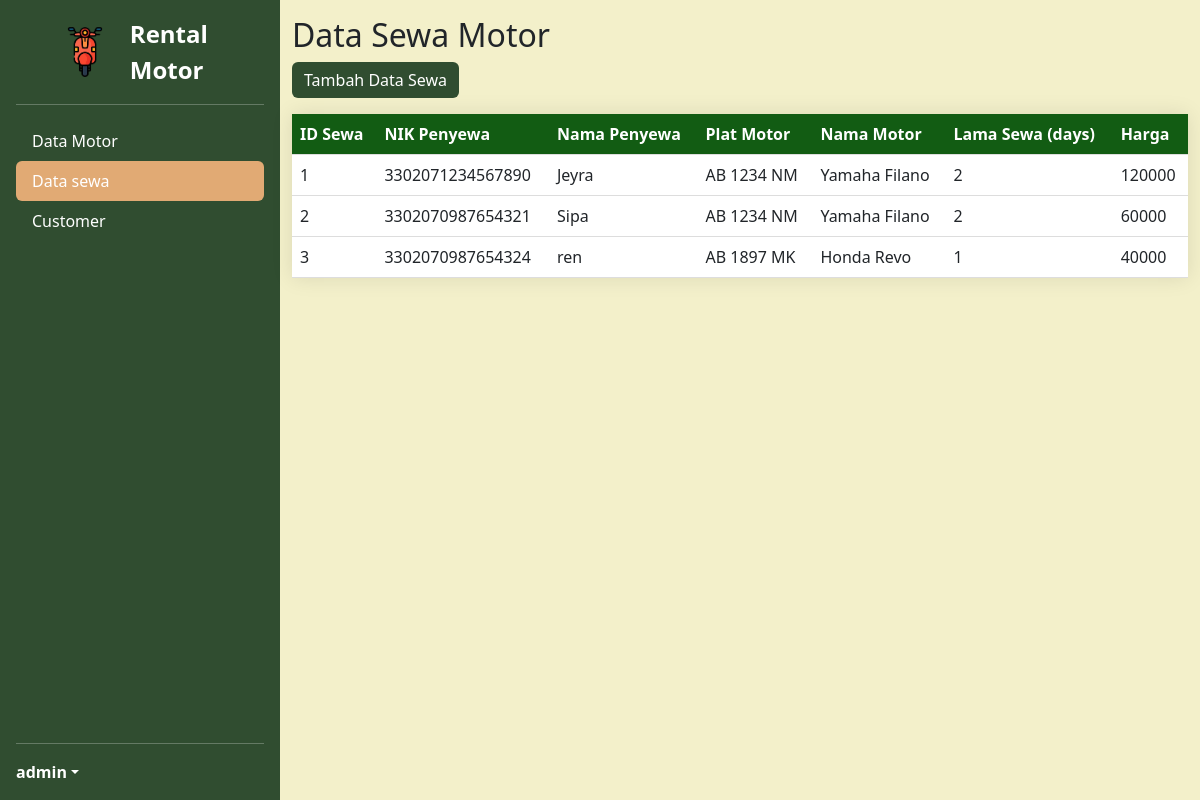
Page /index.php/sewa on the committed database.
### tables this page shows
CREATE TABLE `sewa` (
  `Id_sewa` int(11) NOT NULL,
  `NIK_Penyewa` varchar(16) NOT NULL,
  `Nama_Penyewa` varchar(100) NOT NULL,
  `Plat_Motor` varchar(12) NOT NULL,
  `Merk_Tipe_Motor` varchar(50) NOT NULL,
  `Lama_Sewa_Hari` int(11) NOT NULL,
  `Harga` int(11) NOT NULL
);

### application/controllers/Sewa.php (called while the page is built, shortened)
<?php
class Sewa extends CI_Controller {
    function __construct() {
        $this->load->model('M_sewa');
        $this->load->library('session');
    }
    public function index() {
        $data['sewa_data'] = $this->M_sewa->get_sewa();
        $this->load->view('data_sewa', $data);
    }
}

### index.php (called while the page is built, shortened)
<?php
require_once BASEPATH.'core/CodeIgniter.php';

### application/models/M_sewa.php (called while the page is built, shortened)
<?php
class M_sewa extends CI_Model {
    public function get_sewa($id = '') {
        if ($id == '') {
            return $this->db->get('sewa')->result();
        } else {
            $this->db->where('Id_sewa', $id);
            return $this->db->get('sewa')->result();
        }
    }
}

### application/views/data_sewa.php (the view, shortened to what this page needs)
<?php
$active_page = 'datasewa';
?>
<!DOCTYPE html>
<html lang="en">
<head>
    <link href="https://cdn.jsdelivr.net/npm/bootstrap@5.3.0/dist/css/bootstrap.min.css" rel="stylesheet">
</head>
<body class="d-flex">
    <div class="d-flex flex-column flex-shrink-0 p-3 text-bg-dark" style="width: 280px; min-height: 100vh;">
        <a href="/" class="d-flex align-items-center mb-3 mb-md-0 me-md-auto text-white text-decoration-none">
            <svg class="bi pe-none me-2" width="40" height="32"><use xlink:href="#bootstrap"></use></svg>
            <span class="fs-4 ">
            <img src="/project_uas/assets/logomotor.png" alt="Logo" width="50" height="50">
            Rental Motor
            </span>
        </a>
        <hr>
        <ul class="nav nav-pills flex-column mb-auto">
            <li class="nav-item">
                <a href="<?php echo base_url('index.php/data_motor'); ?>" class="nav-link text-white">Data Motor</a>
            </li>
            <li class="nav-item">
                <a href="<?php echo base_url('index.php/sewa'); ?>" class="nav-link text-white <?php echo ($active_page == 'datasewa') ? 'active' : ''; ?>">Data sewa</a>
            </li>
            <li class="nav-item">
                <a href="<?php echo base_url('index.php/customer'); ?>" class="nav-link text-white">Customer</a>
            </li>
        </ul>
        <hr>
        <div class="dropdown">
            <a href="#" class="d-flex align-items-center text-white text-decoration-none dropdown-toggle" data-bs-toggle="dropdown" aria-expanded="false">
                <strong>admin</strong>
            </a>
        </div>
    </div>
    <div class="container mt-3">
    <h2>Data Sewa Motor</h2>
    <a href="<?php echo base_url('index.php/sewa/sewa'); ?>" class="btn btn-tambah mb-3">Tambah Data Sewa</a>
    <table class="table">
        <thead>
            <tr>
                <th>ID Sewa</th>
                <th>NIK Penyewa</th>
                <th>Nama Penyewa</th>
                <th>Plat Motor</th>
                <th>Nama Motor</th>
                <th>Lama Sewa (days)</th>
                <th>Harga</th>
            </tr>
        </thead>
        <tbody>
            <?php foreach ($sewa_data as $sewa): ?>
                <tr>
                    <td><?php echo $sewa->Id_sewa; ?></td>
                    <td><?php echo $sewa->NIK_Penyewa; ?></td>
                    <td><?php echo $sewa->Nama_Penyewa; ?></td>
                    <td><?php echo $sewa->Plat_Motor; ?></td>
                    <td><?php echo $sewa->Merk_Tipe_Motor; ?></td>
                    <td><?php echo $sewa->Lama_Sewa_Hari; ?></td>
                    <td><?php echo $sewa->Harga; ?></td>
                </tr>
            <?php endforeach; ?>
        </tbody>
    </table>
</div>
</body>
</html>

### application/views/data_sewa.php (style rules this page uses)
.nav-link.active { background-color: #E1AA74 !important; color: #fff !important; }
body { background-color: #F3F0CA; }
.fs-4 { display: flex; align-items: center; font-weight: bold; font-size: 1.2rem; }
.fs-4 img { margin-right: 20px; vertical-align: middle; }
.text-bg-dark { background-color: #304D30 !important; color: #ffffff !important; }
table { width: 100%; border-collapse: collapse; margin-bottom: 1rem; background-color: #125C13 !important; box-shadow: 0 0 20px rgba(0, 0, 0, 0.1); }
th, td { padding: 12px 15px; text-align: left; border-bottom: 1px solid #ddd; }
th { background-color: #125C13 !important; color: #fff !important; font-weight: bold; }
.btn-tambah { background-color: #304D30; color: #fff; border: none; }

### rows in the picture
sewa: Id_sewa "1", NIK_Penyewa "3302071234567890", Nama_Penyewa "Jeyra", Plat_Motor "AB 1234 NM", Merk_Tipe_Motor "Yamaha Filano", Lama_Sewa_Hari "2", Harga "120000"
sewa: Id_sewa "2", NIK_Penyewa "3302070987654321", Nama_Penyewa "Sipa", Plat_Motor "AB 1234 NM", Merk_Tipe_Motor "Yamaha Filano", Lama_Sewa_Hari "2", Harga "60000"
sewa: Id_sewa "3", NIK_Penyewa "3302070987654324", Nama_Penyewa "ren", Plat_Motor "AB 1897 MK", Merk_Tipe_Motor "Honda Revo", Lama_Sewa_Hari "1", Harga "40000"
